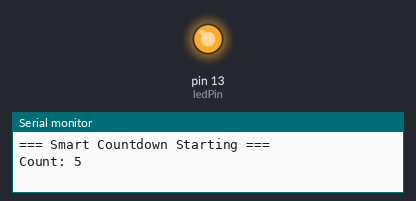
Simulated run of this sketch. Board: Arduino Uno, built with avr-gcc and run on an emulated ATmega328P. Parts: output pins drawn as LEDs (lit = HIGH), the last lines printed to the serial monitor.

Above: at 0.1 s.
At 9.9 s:
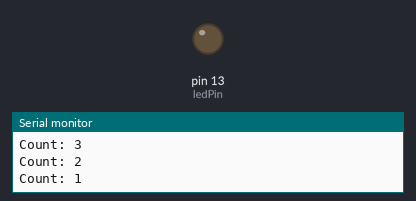
Timing chart, 0 to 11.4 s (numbered marks = the images above):
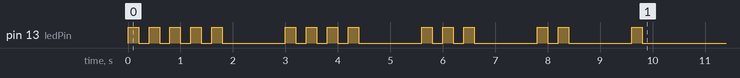

The sketch:

TASK5_GLOVER_TYRESE_KENA.ino
```cpp
int startValue = 5;
int ledPin = 13;

void flashLED(int times) {
  for (int i = 0; i < times; i++) {
    digitalWrite(ledPin, HIGH);
    delay(200);
    digitalWrite(ledPin, LOW);
    delay(200);
  }
}

void setup() {
  pinMode(ledPin, OUTPUT);
  Serial.begin(9600);

  Serial.print('\n');
  Serial.println("=== Smart Countdown Starting ===");

  int countdwn = startValue;
  while (countdwn>= 1) {
    Serial.print("Count: ");
    Serial.println(countdwn);

    flashLED(countdwn);  // blink the LED

    delay(1000);
    countdwn = countdwn - 1;
  }

  Serial.println("=== Countdown Complete ===");
}

void loop() {}
```
